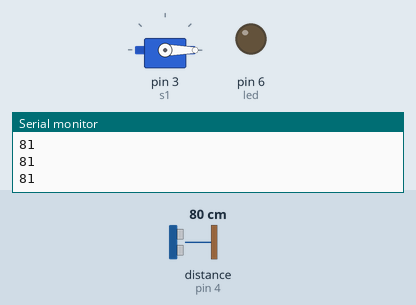
This sketch was run on a simulated Arduino Uno, built with avr-gcc and run on an emulated ATmega328P. Parts: servo, output pins drawn as LEDs (lit = HIGH), the last lines printed to the serial monitor. Wiring (inferred from the names in the program): ultrasonic range finder: trigger pin 5; echo pin 4. The inputs (shaded band) are chosen by the test bench; at power-on: distance to the obstacle (sensor on pin 4) 80 cm. The echo pulse lasts 58.3 µs per cm; pins used as bus, display or sensor lines are not drawn.

Above: at 1.2 s.
1.3 s: distance to the obstacle (sensor on pin 4) set to 17 cm
2.8 s: distance to the obstacle (sensor on pin 4) set to 13 cm
At 4.0 s:
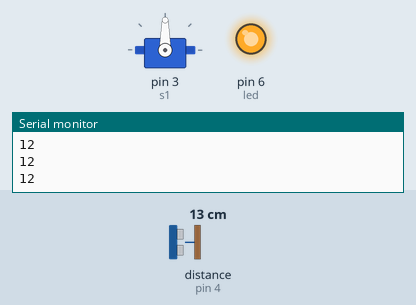
4.3 s: distance to the obstacle (sensor on pin 4) set to 18 cm
At 5.3 s:
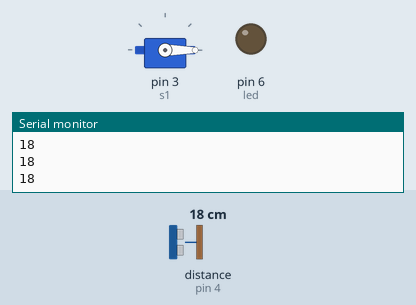
5.8 s: distance to the obstacle (sensor on pin 4) set to 2 cm
At 6.4 s:
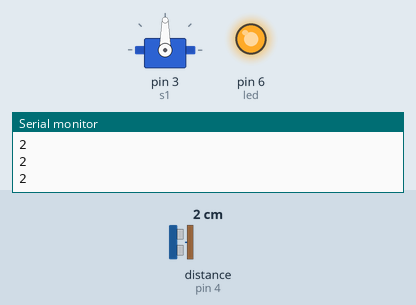
Timing chart, 0 to 8.3 s (numbered marks = the images above; inputs shaded):
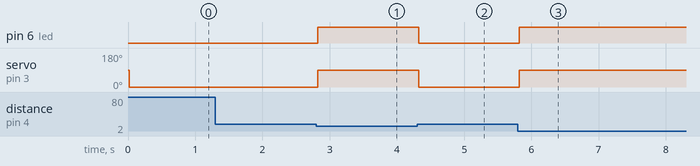

Measured:
- the behaviour switches between 15 and 14 cm on distance to the obstacle (sensor on pin 4) (found by bisection; images 0 and 1)
- after the input at 2.8 s, pin 6 (led): LOW → HIGH at once; servo on pin 3 (s1): 0° → 90° at once
- after the input at 4.3 s, pin 6 (led): HIGH → LOW at once; servo on pin 3 (s1): 90° → 0° at once
- after the input at 5.8 s, pin 6 (led): LOW → HIGH at once; servo on pin 3 (s1): 0° → 90° at once

The sketch:

hand_sanitizer.ino
```cpp
#include <Servo.h>

Servo s1;      // Declaring object of servo

int echo=4;       //Creating variables for pins
int trig=5;
int led=6;
long distance,duration; //Variable to store values
void setup()
{
  pinMode(echo,INPUT);  //Configuration of pins
  pinMode(trig,OUTPUT);
  pinMode(led,OUTPUT);
  s1.attach(3);     //.attach(pin_no) function for servo
  Serial.begin(9600); //For starting serial monitor
}

void loop()
{
  digitalWrite(trig,LOW);
  delayMicroseconds(2);
  digitalWrite(trig,HIGH);  //Sending signal from ultrasonic
  delayMicroseconds(10);
  digitalWrite(trig,LOW);

  duration=pulseIn(echo,HIGH); //Receving siganl using pulseIn
  distance=duration/57.2;   //Calculating distance between
                  //object and sensor
  Serial.println(distance);
  delay(10);
  if(distance<15)     //Condition to start servo
  {
    s1.write(90);   //Starting Servo
    digitalWrite(led,HIGH);
  }
  else
  {
    s1.write(0);
    digitalWrite(led,LOW);
  }
}
```
